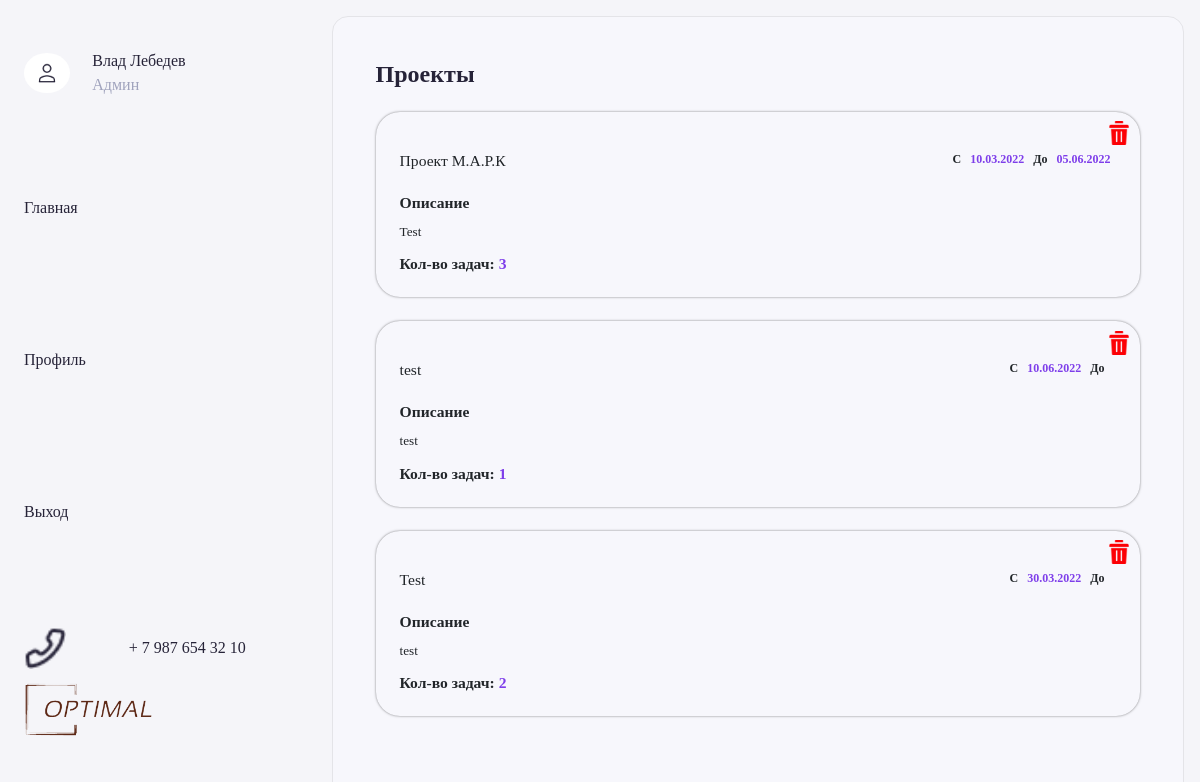
Before: /projects (signed in) with the older database file.
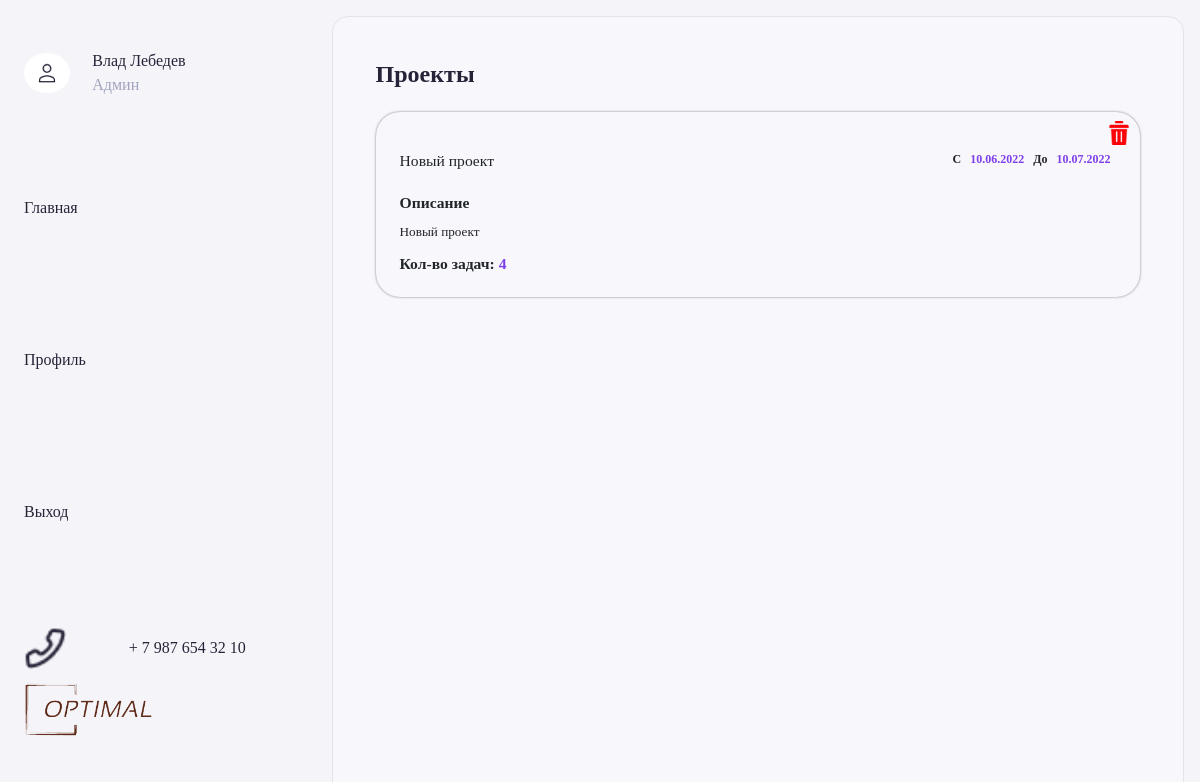
After: the same page with the newer database file.
### main/models.py (models this page shows, shortened)
class Project(models.Model):
    name = models.TextField(default='')
    description = models.TextField(default='')
    start_date = models.DateField(default=datetime.date.today)
    end_date = models.DateField(blank=True, null=True)
    tasks = models.ManyToManyField(Task, null=True, blank=True)
    workers = models.ManyToManyField(User, null=True, blank=True)

### main/views.py (the view, shortened to what this page needs)
# urls.py: path('projects', views.ProjectsView.as_view(), name='projects'),
class ProjectsView(View):
    template_name = "projects.html"
    def get(self, request, *args, **kwargs):
        current_user = get_current_user(request)
        if not current_user:
            return redirect(reverse("main:login"))
        tasks = Task.objects.filter(user=current_user)
        projects = Project.objects.all()
        if current_user.role.name == 'user':
            projects = Project.objects.filter(tasks__in=tasks)
        return render(request, self.template_name, {
            "projects": projects,
            "current_user": current_user,
        })

### main/modules/functions.py (called while the page is built)
def get_or_none(classmodel, **kwargs):
    try:
        return classmodel.objects.get(**kwargs)
    except Exception:
        return None

def get_current_user(request):
    try:
        return get_or_none(User, id=request.session["user"])
    except:
        return None

### main/templates/projects.html (shortened to what this page needs)
{% extends "base.html" %}
{% load static %}
{% load sass_tags %}
{%block main%}
<div class="content-wrap">
    <div class="content-block">
        <div class="title-block">
            <div class="title">
                {%if current_user.role == 'user'%}
                    Мои проекты
                {%else%}
                    Проекты
                {%endif%}
            </div>
        </div>
        {%if projects|length > 0%}
                {%for project in projects%}
                    <div class="task-block">
                        <form action="{%url 'main:delete_project' project.id%}" method="post" class="delete-form">{%csrf_token%}
                            <input class="delete" title="Удалить проект" type="submit" value/>
                        </form>
                        <div class="head-block" style="height: auto;">
                            <div class="left-side">
                                <div class="title">{{project.name}}</div>
                            </div>
                            <div class="right-side">
                                <div class="start-date">
                                    C <span>{{project.start_date|date:"d.m.Y"}}</span> До <span>{{project.end_date|date:"d.m.Y"}}</span>
                                </div>
                            </div>
                        </div>
                        <div class="content">
                            <div class="title">Описание</div>
                            <div class="description">
                                {{project.description|linebreaks}}
                            </div>
                            <div class="worker">
                                <div class="title" style="margin-top: 0;">Кол-во задач:  <span>{{project.tasks.count}}</span></div>
                            </div>
                        </div>
                    </div>
                {%endfor%}
            {%else%}
                    <div class="no-data">Ничего не найдено!</div>
            {%endif%}
    </div>
</div>
{%endblock%}

Changed rows visible on the page:
removed Project: name "Проект М.А.Р.К", start_date "10.03.2022", end_date "05.06.2022", description "Test", tasks.count "3"
removed Project: name "test", start_date "10.06.2022", description "test", tasks.count "1"
removed Project: name "Test", start_date "30.03.2022", description "test", tasks.count "2"
added Project: name "Новый проект", start_date "10.06.2022", end_date "10.07.2022", description "Новый проект", tasks.count "4"
